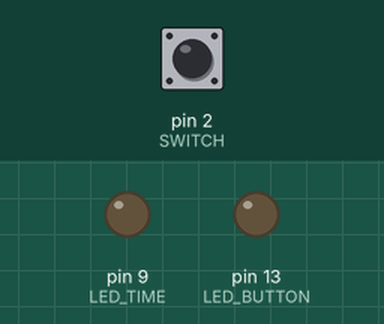
Recording of a sketch running on a simulated Arduino Uno, built with avr-gcc and run on an emulated ATmega328P. Parts: output pins drawn as LEDs (lit = HIGH). Dashed ring = blinking. Inputs (shaded band) come from the test bench; at power-on: pin 2 (SWITCH) HIGH. Sleep ends after the set time or at an interrupt.

Above: at 1.2 s.
1.3 s: pin 2 (SWITCH) pulled LOW for 0.15 s
At 1.9 s:
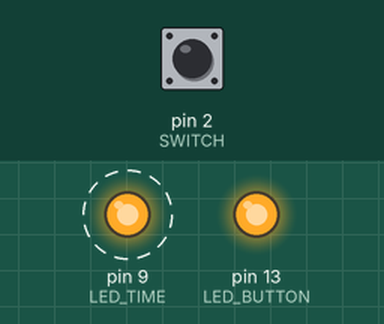
4.3 s: pin 2 (SWITCH) pulled LOW for 1 s
At 6.4 s:
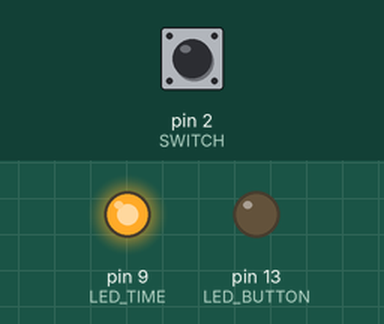
8.3 s: pin 2 (SWITCH) pulled LOW for 3.2 s
At 8.9 s:
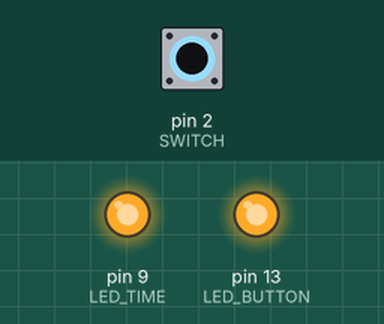
Timing chart, 0 to 20.5 s (numbered marks = the images above; inputs shaded):
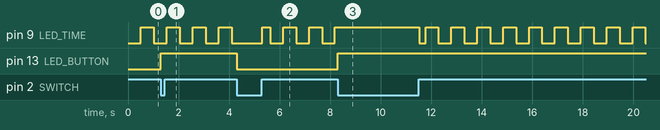

Measured:
- after the input at 1.3 s, pin 13 (LED_BUTTON): LOW → HIGH at once
- after the input at 4.3 s, pin 13 (LED_BUTTON): HIGH → LOW at once
- after the input at 8.3 s, pin 13 (LED_BUTTON): LOW → HIGH at once

The sketch:

test_interuptu.ino
```cpp
#include <avr/sleep.h>    // Sleep Modes
#include <avr/power.h>    // Power management
#include <avr/wdt.h>      // Watchdog timer

const byte LED_TIME = 9;    // yellow
const byte LED_BUTTON = 13; // red
const byte SWITCH = 2;

volatile int button_pressed;
volatile int watchdog_happened;

ISR (WDT_vect)
{
  if (!watchdog_happened) {
    watchdog_happened = 1;
  }
}

void blink ()
{
  if (!button_pressed) {
    button_pressed = 1;
  }
}

void resetWatchdog ()
{
  // WDP3 WDP2 WDP1 WDP0 Typical Time-out at VCC = 5.0V
  // 0 0 0 0 16ms
  // 0 0 0 1 32ms
  // 0 0 1 0 64ms
  // 0 0 1 1 0.125 s
  // 0 1 0 0 0.25 s
  // 0 1 0 1 0.5 s
  // 0 1 1 0 1.0 s
  // 0 1 1 1 2.0 s
  // 1 0 0 0 4.0 s
  // 1 0 0 1 8.0 s

  // clear various "reset" flags
  MCUSR = 0;
  // allow changes, disable reset, clear existing interrupt
  WDTCSR = bit (WDCE) | bit (WDE) | bit (WDIF);
  // set interrupt mode and an interval (WDE must be changed from 1 to 0 here)
  WDTCSR = bit (WDIE) | bit (WDP2) | bit (WDP0) ; // 0.5s
//  WDTCSR = bit (WDIE) | bit (WDP3) | bit (WDP0) ; // 8s

  // re/start the watchdog
  wdt_reset();
}  // end of resetWatchdog


void setup ()
{
  resetWatchdog ();  // do this first in case WDT fires

  pinMode (LED_TIME, OUTPUT);
  pinMode (LED_BUTTON, OUTPUT);
  pinMode (SWITCH, INPUT_PULLUP);
  digitalWrite (SWITCH, HIGH);  // internal pull-up

  set_sleep_mode (SLEEP_MODE_PWR_DOWN);
  ADCSRA = 0;            // turn off ADC (is this needed if we have power_all_disalbe() ?)
  sleep_bod_disable();   // disable brown out detection
  power_all_disable ();  // power off ADC, Timer 0 and 1, serial interface

  button_pressed = 0;
  watchdog_happened = 0;

  attachInterrupt(digitalPinToInterrupt(SWITCH), blink, CHANGE);
}  // end of setup

void loop ()
{
  if (button_pressed) {
    digitalWrite (LED_BUTTON, !digitalRead(LED_BUTTON));
    unsigned long debounce = millis();
    unsigned long debounce_start = debounce;
    power_all_enable();
    while ( millis() - debounce < 20 ) {
      if (!digitalRead(SWITCH)) {
        debounce = millis();
      }
    }
    power_all_disable();
    button_pressed = 0;
  }
  if (watchdog_happened) {
    watchdog_happened = 0;
    digitalWrite (LED_TIME, !digitalRead(LED_TIME));
  }

  noInterrupts ();       // timed sequence coming up
  sleep_enable ();       // ready to sleep
  interrupts ();         // interrupts are required now
  sleep_cpu ();          // sleep
  sleep_disable ();      // precaution
}  // end of goToSleep
```
